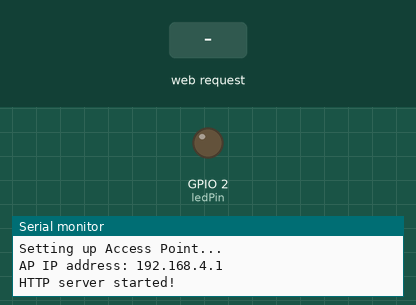
This sketch was run on a simulated ESP32. Parts: output pins drawn as LEDs (lit = HIGH), the last lines printed to the serial monitor. The test bench sets the inputs (shaded band).

Above: at 1.2 s.
1.3 s: HTTP request GET /cmd received
At 1.4 s:
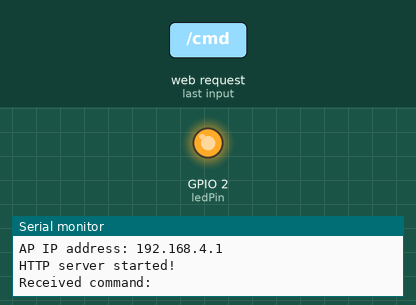
Timing chart, 0 to 4.3 s (numbered marks = the images above; inputs shaded):
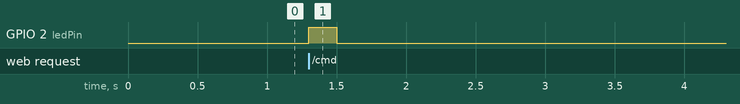

Measured:
- after the input at 1.3 s, GPIO 2 (ledPin): LOW → HIGH at once, → LOW 0.20 s later

The sketch:

main-file.ino
```cpp
#include <WiFi.h>
#include <WebServer.h>

// Create Access Point credentials
const char* ssid = "ESP32_HOTSPOT";
const char* password = "12345678";

// Create web server on port 80
WebServer server(80);

// LED pin (use onboard LED)
const int ledPin = 2;

// Function to blink LED
void blinkLED() {
  digitalWrite(ledPin, HIGH);
  delay(200);
  digitalWrite(ledPin, LOW);
}

void moveLeft() {
  Serial.println("Moving car to left...");
  return;
}

void moveRight() {
  Serial.println("Moving car to right...");
  return;
}

void moveForward() {
  Serial.println("Moving car to forward...");
  return;
}

void moveBackward() {
  Serial.println("Moving car to backward...");
  return;
}


// HTML webpage
const char HTML_PAGE[] PROGMEM = R"rawliteral(
<!DOCTYPE html>
<html>
<head>
<title>ESP32 Car Control</title>
<style>
  body {
    font-family: Arial, sans-serif;
    background: #111;
    color: white;
    text-align: center;
    margin-top: 50px;
  }
  h2 {
    color: #0ff;
  }
  button {
    width: 120px;
    height: 60px;
    font-size: 20px;
    margin: 10px;
    border-radius: 10px;
    border: none;
    cursor: pointer;
    color: white;
    background: #444;
  }
  button:hover {
    background: #0ff;
    color: black;
  }
</style>
</head>
<body>
  <h2>ESP32 Control Panel</h2>
  <div>
    <button onclick="sendCmd('F')">Forward</button>
  </div>
  <div>
    <button onclick="sendCmd('L')">Left</button>
    <button onclick="sendCmd('R')">Right</button>
  </div>
  <div>
    <button onclick="sendCmd('B')">Backward</button>
  </div>

<script>
function sendCmd(cmd) {
  fetch('/cmd?move=' + cmd);
}
</script>
</body>
</html>
)rawliteral";

// Handle root URL
void handleRoot() {
  server.send(200, "text/html", HTML_PAGE);
}

void handleUserInput(String UserMove) {
  char move = UserMove[0];  // Get the first character directly

  switch (move) {
    case 'L':
      moveLeft();
      break;
    case 'R':
      moveRight();
      break;
    case 'F':
      moveForward();
      break;
    case 'B':
      moveBackward();
      break;
  }
}

// Handle command URL
void handleCommand() {
  String move = server.arg("move");
  Serial.print("Received command: ");
  Serial.println(move);
  handleUserInput(move);

  blinkLED();

  server.send(200, "text/plain", "OK");
}

void setup() {
  Serial.begin(115200);
  pinMode(ledPin, OUTPUT);

  Serial.println("Setting up Access Point...");

  // Start hotspot
  WiFi.softAP(ssid, password);

  IPAddress IP = WiFi.softAPIP();
  Serial.print("AP IP address: ");
  Serial.println(IP);

  // Define server routes
  server.on("/", handleRoot);
  server.on("/cmd", handleCommand);

  // Start server
  server.begin();
  Serial.println("HTTP server started!");
}

void loop() {
  server.handleClient();
}
```
